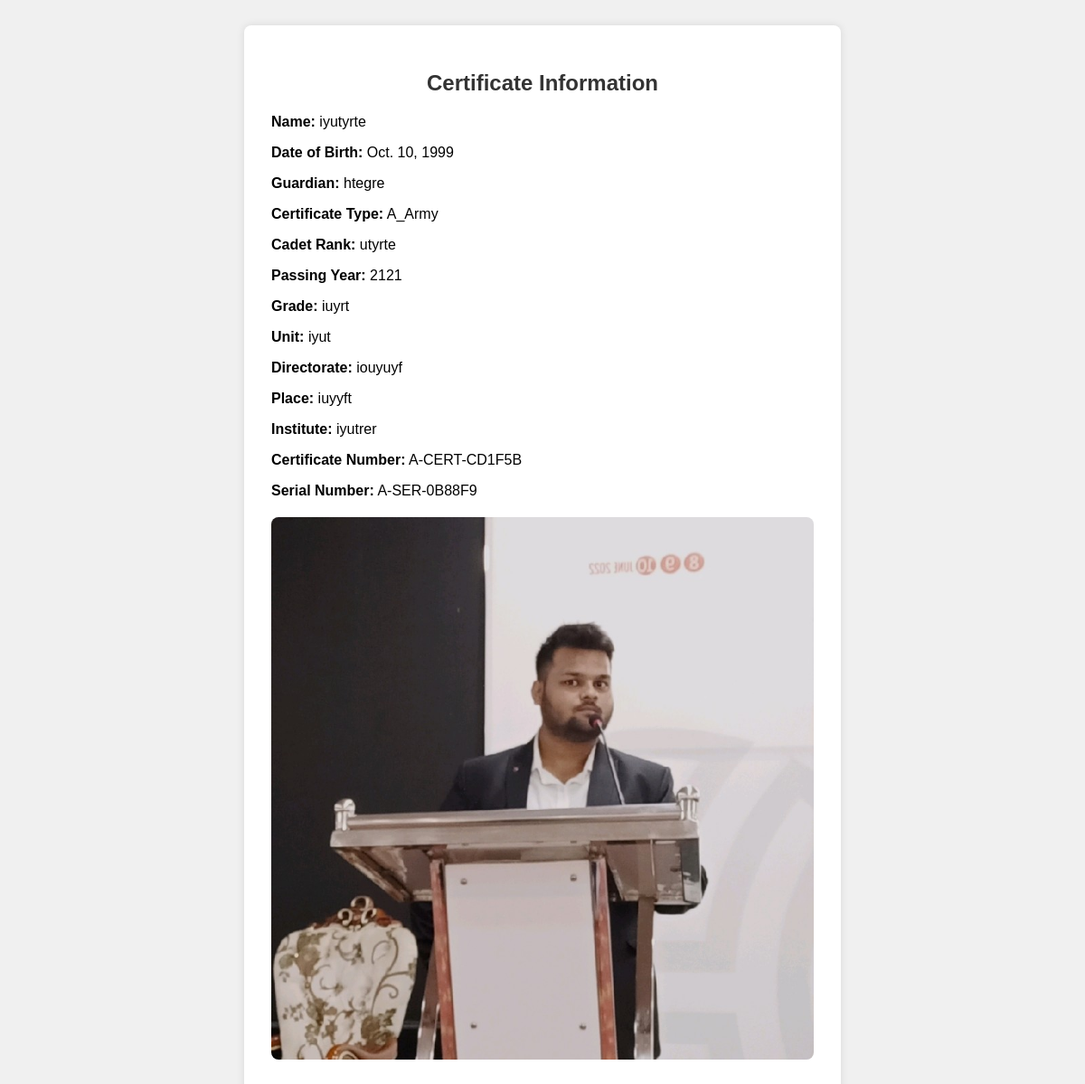
Page /qr_scan/1/ on the committed database.
### mainapp/models.py (models this page shows, shortened)
class Certificate(models.Model):
    CERTIFICATE_TYPE_CHOICES = [
        ('A_Army', 'A Army'),
        ('A_AirForce', 'A AirForce'),
        ('A_Navy', 'A Navy'),
        ('B_AirForce', 'B AirForce'),
        ('B_Army', 'B Army'),
        ('B_Navy', 'B Navy'),
        ('C_Army', 'C Army'),
    ]
    Name = models.CharField(max_length=100, null=True, blank=True)
    DOB = models.DateField(null=True, blank=True)
    Guardian = models.CharField(max_length=100, null=True, blank=True)
    CertificateType = models.CharField(max_length=20, choices=CERTIFICATE_TYPE_CHOICES, null=True, blank=True)
    CadetRank = models.CharField(max_length=20, null=True, blank=True)
    PassingYear = models.IntegerField(null=True, blank=True)
    Grade = models.CharField(max_length=10, null=True, blank=True)
    Unit = models.CharField(max_length=50, null=True, blank=True)
    Directorate = models.CharField(max_length=50, null=True, blank=True)
    Place = models.CharField(max_length=100, null=True, blank=True)
    Institute = models.CharField(max_length=100, null=True, blank=True)
    certificate_number = models.CharField(max_length=50, null=True, blank=True)
    serial_number = models.CharField(max_length=50, null=True, blank=True)
    user_image = models.ImageField(upload_to='media/', null=True, blank=True)
    qr_code = models.ImageField(upload_to='qr_codes/', blank=True)
    final_certificate = models.ImageField(upload_to='media/certificates/', null=True, blank=True)
    is_duplicate = models.BooleanField(default=False)
    reviewer_ceo = models.ForeignKey('auth.User', related_name='ceo_reviews', on_delete=models.SET_NULL, null=True, blank=True)
    reviewer_register_head = models.ForeignKey('auth.User', related_name='register_head_reviews', on_delete=models.SET_NULL, null=True, blank=True)
    reviewer_staff = models.ForeignKey('auth.User', related_name='staff_reviews', on_delete=models.SET_NULL, null=True, blank=True)
    ceo_review_status = models.BooleanField(null=True, blank=True)
    register_head_review_status = models.BooleanField(null=True, blank=True)
    staff_review_status = models.BooleanField(null=True, blank=True)
    signature_image = models.ImageField(upload_to='signatures/', null=True, blank=True)

### mainapp/views.py (the view)
# urls.py: path('qr_scan/<int:certificate_id>/',qr_scan_view, name='qr_scan'),
def qr_scan_view(request, certificate_id):
    certificate = get_object_or_404(Certificate, pk=certificate_id)
    return render(request, 'qr_scan_popup.html', {'certificate': certificate})

### mainapp/templates/qr_scan_popup.html (shortened to what this page needs)
<!DOCTYPE html>
<html lang="en">
<head>
</head>
<body>
    <div class="certificate-info">
        <h2>Certificate Information</h2>
        <p><strong>Name:</strong> {{ certificate.Name }}</p>
        <p><strong>Date of Birth:</strong> {{ certificate.DOB }}</p>
        <p><strong>Guardian:</strong> {{ certificate.Guardian }}</p>
        <p><strong>Certificate Type:</strong> {{ certificate.CertificateType }}</p>
        <p><strong>Cadet Rank:</strong> {{ certificate.CadetRank }}</p>
        <p><strong>Passing Year:</strong> {{ certificate.PassingYear }}</p>
        <p><strong>Grade:</strong> {{ certificate.Grade }}</p>
        <p><strong>Unit:</strong> {{ certificate.Unit }}</p>
        <p><strong>Directorate:</strong> {{ certificate.Directorate }}</p>
        <p><strong>Place:</strong> {{ certificate.Place }}</p>
        <p><strong>Institute:</strong> {{ certificate.Institute }}</p>
        <p><strong>Certificate Number:</strong> {{ certificate.certificate_number }}</p>
        <p><strong>Serial Number:</strong> {{ certificate.serial_number }}</p>
        {% if certificate.user_image %}
            <img src="{{ certificate.user_image.url }}" alt="User Image">
        {% endif %}
    </div>
</body>
</html>

### mainapp/templates/qr_scan_popup.html (style rules this page uses)
body { font-family: Arial, sans-serif; background-color: #f0f0f0; padding: 20px; }
.certificate-info { max-width: 600px; margin: 0 auto; background-color: #fff; padding: 30px; border-radius: 8px; box-shadow: 0 0 10px rgba(0,0,0,0.1); }
.certificate-info h2 { text-align: center; color: #333; }
.certificate-info p { margin-bottom: 10px; }
.certificate-info img { display: block; margin: 20px auto; max-width: 100%; height: auto; border-radius: 8px; }

### rows in the picture
Certificate: Name "iyutyrte", DOB "Oct. 10, 1999", Guardian "htegre", CertificateType "A_Army", CadetRank "utyrte", PassingYear "2121", Grade "iuyrt", Unit "iyut", Directorate "iouyuyf", Place "iuyyft", Institute "iyutrer", certificate_number "A-CERT-CD1F5B", serial_number "A-SER-0B88F9", user_image (picture)
